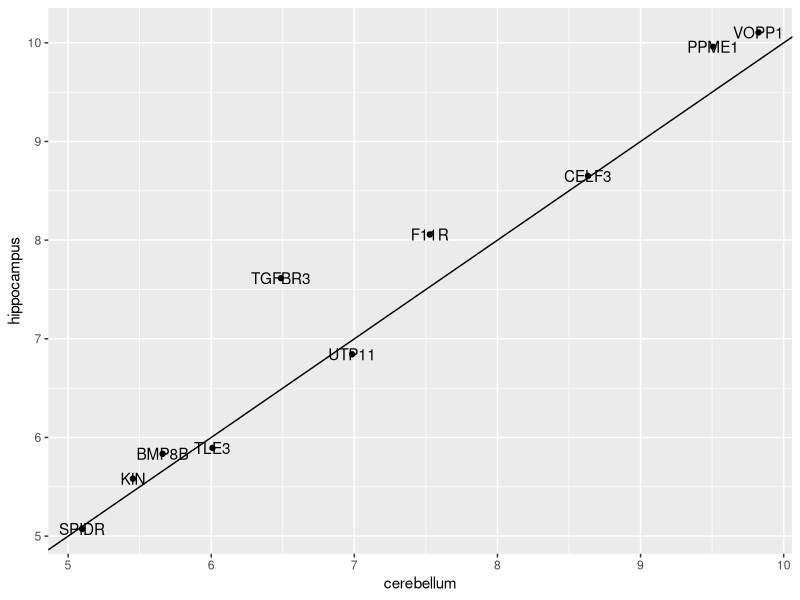

Generate this figure with R:
rm(list = ls())
library(dslabs)
library(caret)
library(tidyverse)
library(ggplot2)
data("tissue_gene_expression")

set.seed(1993) #if using R 3.6 or later set.seed(1993, sample.kind="Rounding")
ind <- which(tissue_gene_expression$y %in% c("cerebellum", "hippocampus"))
y <- droplevels(tissue_gene_expression$y[ind])
x <- tissue_gene_expression$x[ind, ]
x <- x[, sample(ncol(x), 10)]

train_lda <- train(x, y, method = "lda")
train_lda$results

df_fm_means <- as.data.frame(t(train_lda$finalModel$means))

t(train_lda$finalModel$means) %>% data.frame() %>%
  mutate(predictor_name = rownames(.)) %>%
  ggplot(aes(cerebellum, hippocampus, label = predictor_name)) +
  geom_point() +
  geom_text() +
  geom_abline()
